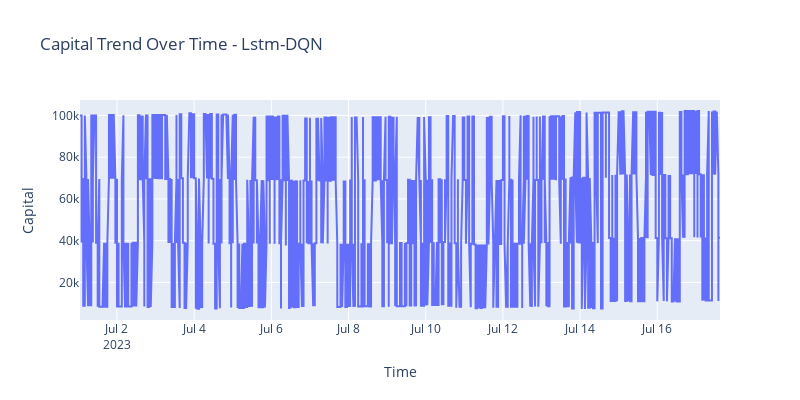

The code cell stored with this chart in its notebook:
### Code cell
import plotly.graph_objects as go

# Create traces
fig = go.Figure()
fig.add_trace(go.Scatter(x=df_lstm["time"], y=df_lstm["history_capital"],
                    mode='lines',
                    name='lines'))
# Set the title and axis labels
fig.update_layout(title='Capital Trend Over Time - Lstm-DQN',
                  xaxis=dict(title='Time'),
                  yaxis=dict(title='Capital'))

fig.update_layout(width=800, height=400)

fig.show()

### Figure 1 — Plotly figure (JSON) as saved in the notebook; plotly's stock layout.template omitted (floating-point values rounded to 4 significant figures; data arrays with more than 128 entries replaced by an {"elided": "..."} marker saying what was removed)
{"data": [{"mode": "lines", "name": "lines", "type": "scatter", "x": {"elided": "1990 str values"}, "y": {"elided": "1990 float values"}}], "layout": {"height": 400, "title": {"text": "Capital Trend Over Time - Lstm-DQN"}, "width": 800, "xaxis": {"title": {"text": "Time"}}, "yaxis": {"title": {"text": "Capital"}}}}
